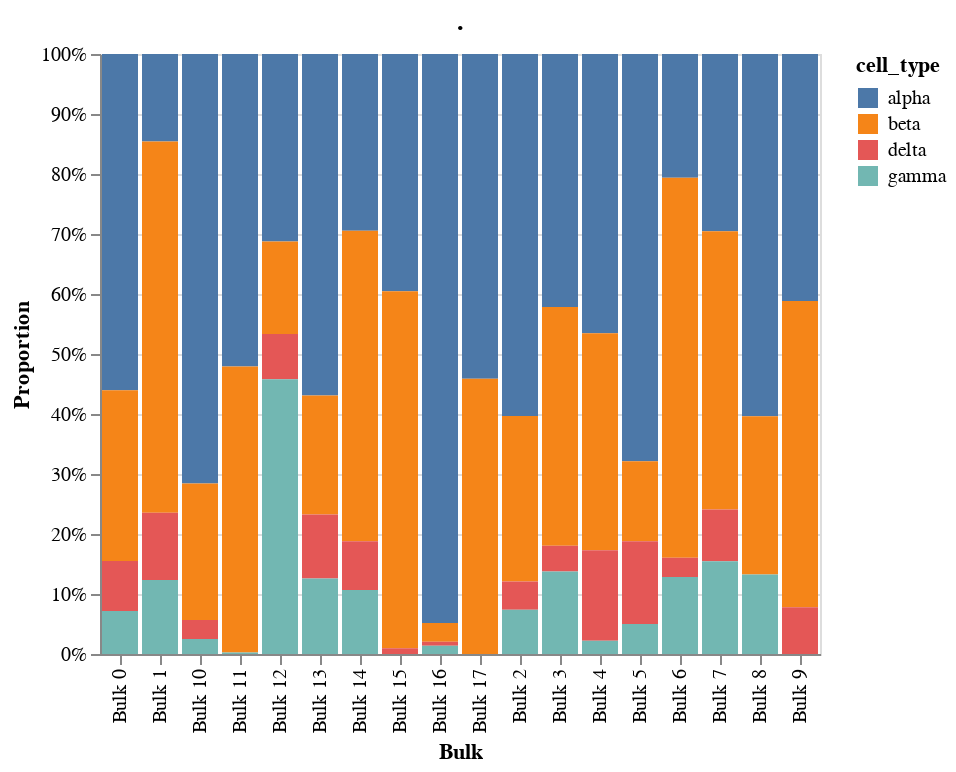

The notebook cell saved with this chart:
### Code cell
model1.plot_proportions('stacked').properties(title=".")

### Figure 1 — Vega-Lite specification as saved in the notebook (floating-point values rounded to 4 significant figures)
{"config": {"view": {"continuousWidth": 400, "continuousHeight": 300}}, "data": {"name": "data-ffad6b3835a48b3c6c30442f164e396e"}, "mark": "bar", "encoding": {"color": {"type": "nominal", "field": "cell_type"}, "x": {"type": "nominal", "axis": {"title": "Bulk"}, "field": "index"}, "y": {"type": "quantitative", "aggregate": "sum", "axis": {"title": "Proportion"}, "field": "proportion", "stack": "normalize"}}, "title": ".", "$schema": "https://vega.github.io/schema/vega-lite/v4.8.1.json", "datasets": {"data-ffad6b3835a48b3c6c30442f164e396e": [{"index": "Bulk 0", "cell_type": "alpha", "proportion": 0.5606, "ci_err": 0.1159, "ci_low": 0.4447, "ci_high": 0.6765}, {"index": "Bulk 1", "cell_type": "alpha", "proportion": 0.1458, "ci_err": 0.1243, "ci_low": 0.02156, "ci_high": 0.2701}, {"index": "Bulk 2", "cell_type": "alpha", "proportion": 0.6033, "ci_err": 0.1504, "ci_low": 0.4529, "ci_high": 0.7537}, {"index": "Bulk 3", "cell_type": "alpha", "proportion": 0.4215, "ci_err": 0.163, "ci_low": 0.2585, "ci_high": 0.5846}, {"index": "Bulk 4", "cell_type": "alpha", "proportion": 0.4656, "ci_err": 0.2839, "ci_low": 0.1817, "ci_high": 0.7495}, {"index": "Bulk 5", "cell_type": "alpha", "proportion": 0.6789, "ci_err": 0.1131, "ci_low": 0.5658, "ci_high": 0.7919}, {"index": "Bulk 6", "cell_type": "alpha", "proportion": 0.2061, "ci_err": 0.1306, "ci_low": 0.07549, "ci_high": 0.3366}, {"index": "Bulk 7", "cell_type": "alpha", "proportion": 0.2954, "ci_err": 0.1446, "ci_low": 0.1508, "ci_high": 0.4401}, {"index": "Bulk 8", "cell_type": "alpha", "proportion": 0.6037, "ci_err": 0.1493, "ci_low": 0.4544, "ci_high": 0.753}, {"index": "Bulk 9", "cell_type": "alpha", "proportion": 0.4119, "ci_err": 0.1549, "ci_low": 0.257, "ci_high": 0.5668}, {"index": "Bulk 10", "cell_type": "alpha", "proportion": 0.7158, "ci_err": 0.1225, "ci_low": 0.5933, "ci_high": 0.8383}, {"index": "Bulk 11", "cell_type": "alpha", "proportion": 0.5208, "ci_err": 0.07445, "ci_low": 0.4464, "ci_high": 0.5953}, {"index": "Bulk 12", "cell_type": "alpha", "proportion": 0.3125, "ci_err": 0.1056, "ci_low": 0.2069, "ci_high": 0.418}, {"index": "Bulk 13", "cell_type": "alpha", "proportion": 0.569, "ci_err": 0.08161, "ci_low": 0.4874, "ci_high": 0.6506}, {"index": "Bulk 14", "cell_type": "alpha", "proportion": 0.2947, "ci_err": 0.1235, "ci_low": 0.1712, "ci_high": 0.4182}, {"index": "Bulk 15", "cell_type": "alpha", "proportion": 0.3953, "ci_err": 0.04867, "ci_low": 0.3466, "ci_high": 0.444}, {"index": "Bulk 16", "cell_type": "alpha", "proportion": 0.9483, "ci_err": null, "ci_low": null, "ci_high": null}, {"index": "Bulk 17", "cell_type": "alpha", "proportion": 0.5412, "ci_err": 0.05719, "ci_low": 0.484, "ci_high": 0.5984}, {"index": "Bulk 0", "cell_type": "beta", "proportion": 0.2844, "ci_err": 0.1184, "ci_low": 0.166, "ci_high": 0.4028}, {"index": "Bulk 1", "cell_type": "beta", "proportion": 0.6189, "ci_err": 0.1442, "ci_low": 0.4746, "ci_high": 0.7631}, {"index": "Bulk 2", "cell_type": "beta", "proportion": 0.2758, "ci_err": 0.1495, "ci_low": 0.1263, "ci_high": 0.4252}, {"index": "Bulk 3", "cell_type": "beta", "proportion": 0.3982, "ci_err": 0.161, "ci_low": 0.2372, "ci_high": 0.5592}, {"index": "Bulk 4", "cell_type": "beta", "proportion": 0.3616, "ci_err": 0.284, "ci_low": 0.07753, "ci_high": 0.6456}, {"index": "Bulk 5", "cell_type": "beta", "proportion": 0.1334, "ci_err": 0.1181, "ci_low": 0.01526, "ci_high": 0.2515}, {"index": "Bulk 6", "cell_type": "beta", "proportion": 0.6335, "ci_err": 0.1291, "ci_low": 0.5044, "ci_high": 0.7626}, {"index": "Bulk 7", "cell_type": "beta", "proportion": 0.4639, "ci_err": 0.1434, "ci_low": 0.3205, "ci_high": 0.6074}, {"index": "Bulk 8", "cell_type": "beta", "proportion": 0.2639, "ci_err": 0.1406, "ci_low": 0.1234, "ci_high": 0.4045}, {"index": "Bulk 9", "cell_type": "beta", "proportion": 0.5103, "ci_err": 0.144, "ci_low": 0.3662, "ci_high": 0.6543}, {"index": "Bulk 10", "cell_type": "beta", "proportion": 0.2277, "ci_err": 0.1365, "ci_low": 0.09113, "ci_high": 0.3642}, {"index": "Bulk 11", "cell_type": "beta", "proportion": 0.4767, "ci_err": 0.07065, "ci_low": 0.406, "ci_high": 0.5473}, {"index": "Bulk 12", "cell_type": "beta", "proportion": 0.1541, "ci_err": 0.09796, "ci_low": 0.05618, "ci_high": 0.2521}, {"index": "Bulk 13", "cell_type": "beta", "proportion": 0.1986, "ci_err": 0.08704, "ci_low": 0.1116, "ci_high": 0.2856}, {"index": "Bulk 14", "cell_type": "beta", "proportion": 0.5176, "ci_err": 0.1233, "ci_low": 0.3943, "ci_high": 0.6409}, {"index": "Bulk 15", "cell_type": "beta", "proportion": 0.5953, "ci_err": 0.0243, "ci_low": 0.571, "ci_high": 0.6196}, {"index": "Bulk 16", "cell_type": "beta", "proportion": 0.03122, "ci_err": 0.0649, "ci_low": 0.0, "ci_high": 0.09612}, {"index": "Bulk 17", "cell_type": "beta", "proportion": 0.4588, "ci_err": 0.06786, "ci_low": 0.3909, "ci_high": 0.5266}, {"index": "Bulk 0", "cell_type": "delta", "proportion": 0.08335, "ci_err": 0.06496, "ci_low": 0.01839, "ci_high": 0.1483}, {"index": "Bulk 1", "cell_type": "delta", "proportion": 0.112, "ci_err": 0.08496, "ci_low": 0.02706, "ci_high": 0.197}, {"index": "Bulk 2", "cell_type": "delta", "proportion": 0.04721, "ci_err": 0.08162, "ci_low": 0.0, "ci_high": 0.1288}, {"index": "Bulk 3", "cell_type": "delta", "proportion": 0.04278, "ci_err": 0.06033, "ci_low": 0.0, "ci_high": 0.1031}, {"index": "Bulk 4", "cell_type": "delta", "proportion": 0.1507, "ci_err": 0.1675, "ci_low": 0.0, "ci_high": 0.3183}, {"index": "Bulk 5", "cell_type": "delta", "proportion": 0.1378, "ci_err": 0.08454, "ci_low": 0.0533, "ci_high": 0.2224}, {"index": "Bulk 6", "cell_type": "delta", "proportion": 0.03221, "ci_err": 0.06028, "ci_low": 0.0, "ci_high": 0.09248}, {"index": "Bulk 7", "cell_type": "delta", "proportion": 0.08619, "ci_err": 0.06948, "ci_low": 0.01672, "ci_high": 0.1557}, {"index": "Bulk 8", "cell_type": "delta", "proportion": 0.0, "ci_err": 0.04258, "ci_low": 0.0, "ci_high": 0.04258}, {"index": "Bulk 9", "cell_type": "delta", "proportion": 0.07788, "ci_err": 0.06482, "ci_low": 0.01306, "ci_high": 0.1427}, {"index": "Bulk 10", "cell_type": "delta", "proportion": 0.03164, "ci_err": 0.04463, "ci_low": 0.0, "ci_high": 0.07627}, {"index": "Bulk 11", "cell_type": "delta", "proportion": 0.0, "ci_err": 0.01637, "ci_low": 0.0, "ci_high": 0.01637}, {"index": "Bulk 12", "cell_type": "delta", "proportion": 0.07554, "ci_err": 0.05734, "ci_low": 0.01821, "ci_high": 0.1329}, {"index": "Bulk 13", "cell_type": "delta", "proportion": 0.1067, "ci_err": 0.06408, "ci_low": 0.04258, "ci_high": 0.1707}, {"index": "Bulk 14", "cell_type": "delta", "proportion": 0.08122, "ci_err": 0.06586, "ci_low": 0.01535, "ci_high": 0.1471}, {"index": "Bulk 15", "cell_type": "delta", "proportion": 0.009455, "ci_err": 0.02508, "ci_low": 0.0, "ci_high": 0.03454}, {"index": "Bulk 16", "cell_type": "delta", "proportion": 0.006835, "ci_err": 0.0307, "ci_low": 0.0, "ci_high": 0.03754}, {"index": "Bulk 17", "cell_type": "delta", "proportion": 0.0, "ci_err": 0.031, "ci_low": 0.0, "ci_high": 0.031}, {"index": "Bulk 0", "cell_type": "gamma", "proportion": 0.07164, "ci_err": 0.07573, "ci_low": 0.0, "ci_high": 0.1474}, {"index": "Bulk 1", "cell_type": "gamma", "proportion": 0.1233, "ci_err": 0.0878, "ci_low": 0.03546, "ci_high": 0.2111}, {"index": "Bulk 2", "cell_type": "gamma", "proportion": 0.07372, "ci_err": 0.07594, "ci_low": 0.0, "ci_high": 0.1497}, {"index": "Bulk 3", "cell_type": "gamma", "proportion": 0.1375, "ci_err": 0.1002, "ci_low": 0.03727, "ci_high": 0.2377}, {"index": "Bulk 4", "cell_type": "gamma", "proportion": 0.02211, "ci_err": 0.1418, "ci_low": 0.0, "ci_high": 0.1639}, {"index": "Bulk 5", "cell_type": "gamma", "proportion": 0.04991, "ci_err": 0.06639, "ci_low": 0.0, "ci_high": 0.1163}, {"index": "Bulk 6", "cell_type": "gamma", "proportion": 0.1282, "ci_err": 0.08591, "ci_low": 0.0423, "ci_high": 0.2141}, {"index": "Bulk 7", "cell_type": "gamma", "proportion": 0.1544, "ci_err": 0.09522, "ci_low": 0.05922, "ci_high": 0.2497}, {"index": "Bulk 8", "cell_type": "gamma", "proportion": 0.1324, "ci_err": 0.08644, "ci_low": 0.04594, "ci_high": 0.2188}, {"index": "Bulk 9", "cell_type": "gamma", "proportion": 0.0, "ci_err": 0.05873, "ci_low": 0.0, "ci_high": 0.05873}, {"index": "Bulk 10", "cell_type": "gamma", "proportion": 0.02489, "ci_err": 0.06628, "ci_low": 0.0, "ci_high": 0.09117}, {"index": "Bulk 11", "cell_type": "gamma", "proportion": 0.0025, "ci_err": 0.03924, "ci_low": 0.0, "ci_high": 0.04174}, {"index": "Bulk 12", "cell_type": "gamma", "proportion": 0.4579, "ci_err": 0.07931, "ci_low": 0.3785, "ci_high": 0.5372}, {"index": "Bulk 13", "cell_type": "gamma", "proportion": 0.1257, "ci_err": 0.06438, "ci_low": 0.06136, "ci_high": 0.1901}, {"index": "Bulk 14", "cell_type": "gamma", "proportion": 0.1065, "ci_err": 0.07863, "ci_low": 0.02787, "ci_high": 0.1851}, {"index": "Bulk 15", "cell_type": "gamma", "proportion": 0.0, "ci_err": 0.03544, "ci_low": 0.0, "ci_high": 0.03544}, {"index": "Bulk 16", "cell_type": "gamma", "proportion": 0.01365, "ci_err": 0.03866, "ci_low": 0.0, "ci_high": 0.0523}, {"index": "Bulk 17", "cell_type": "gamma", "proportion": 0.0, "ci_err": 0.038, "ci_low": 0.0, "ci_high": 0.038}]}}
